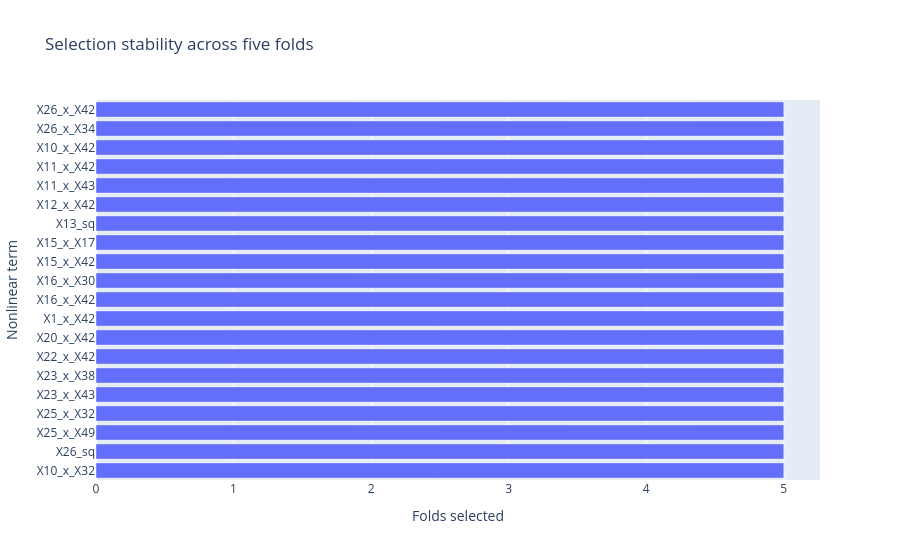

The notebook cell this image was saved under:
### Markdown cell above
### Selection stability

A nonlinear term selected in several folds is more stable than one selected once. This is descriptive and does not alter the validation predictions.

### Code cell
# Count how often each nonlinear term is selected across the five folds
selection_frequency = Counter(
    term
    for fold_terms in controlled_fold_terms
    for term in fold_terms
)

stability_df = pd.DataFrame(
    selection_frequency.items(),
    columns=["Nonlinear term", "Folds selected"]
).sort_values(
    ["Folds selected", "Nonlinear term"],
    ascending=[False, True]
).reset_index(drop=True)

print("--- Most stable controlled nonlinear terms ---")
print(stability_df.head(20))

# Visualize the most frequently selected nonlinear terms to assess selection stability
if len(stability_df) > 0:
    plot_stability = stability_df.head(20).sort_values(
        "Folds selected"
    )
    fig = px.bar(
        plot_stability,
        x="Folds selected",
        y="Nonlinear term",
        orientation="h",
        title="Selection stability across five folds"
    )
    fig.update_xaxes(dtick=1)
    fig.show()

### Figure 1 — Plotly figure (JSON) as saved in the notebook; plotly's stock layout.template omitted (floating-point values rounded to 4 significant figures)
{"data": [{"hovertemplate": "Folds selected=%{x}<br>Nonlinear term=%{y}<extra></extra>", "legendgroup": "", "marker": {"color": "#636efa", "pattern": {"shape": ""}}, "name": "", "orientation": "h", "showlegend": false, "textposition": "auto", "type": "bar", "x": [5, 5, 5, 5, 5, 5, 5, 5, 5, 5, 5, 5, 5, 5, 5, 5, 5, 5, 5, 5], "xaxis": "x", "y": ["X10_x_X32", "X26_sq", "X25_x_X49", "X25_x_X32", "X23_x_X43", "X23_x_X38", "X22_x_X42", "X20_x_X42", "X1_x_X42", "X16_x_X42", "X16_x_X30", "X15_x_X42", "X15_x_X17", "X13_sq", "X12_x_X42", "X11_x_X43", "X11_x_X42", "X10_x_X42", "X26_x_X34", "X26_x_X42"], "yaxis": "y"}], "layout": {"barmode": "relative", "legend": {"tracegroupgap": 0}, "title": {"text": "Selection stability across five folds"}, "xaxis": {"anchor": "y", "domain": [0, 1], "dtick": 1, "title": {"text": "Folds selected"}}, "yaxis": {"anchor": "x", "domain": [0, 1], "title": {"text": "Nonlinear term"}}}}
